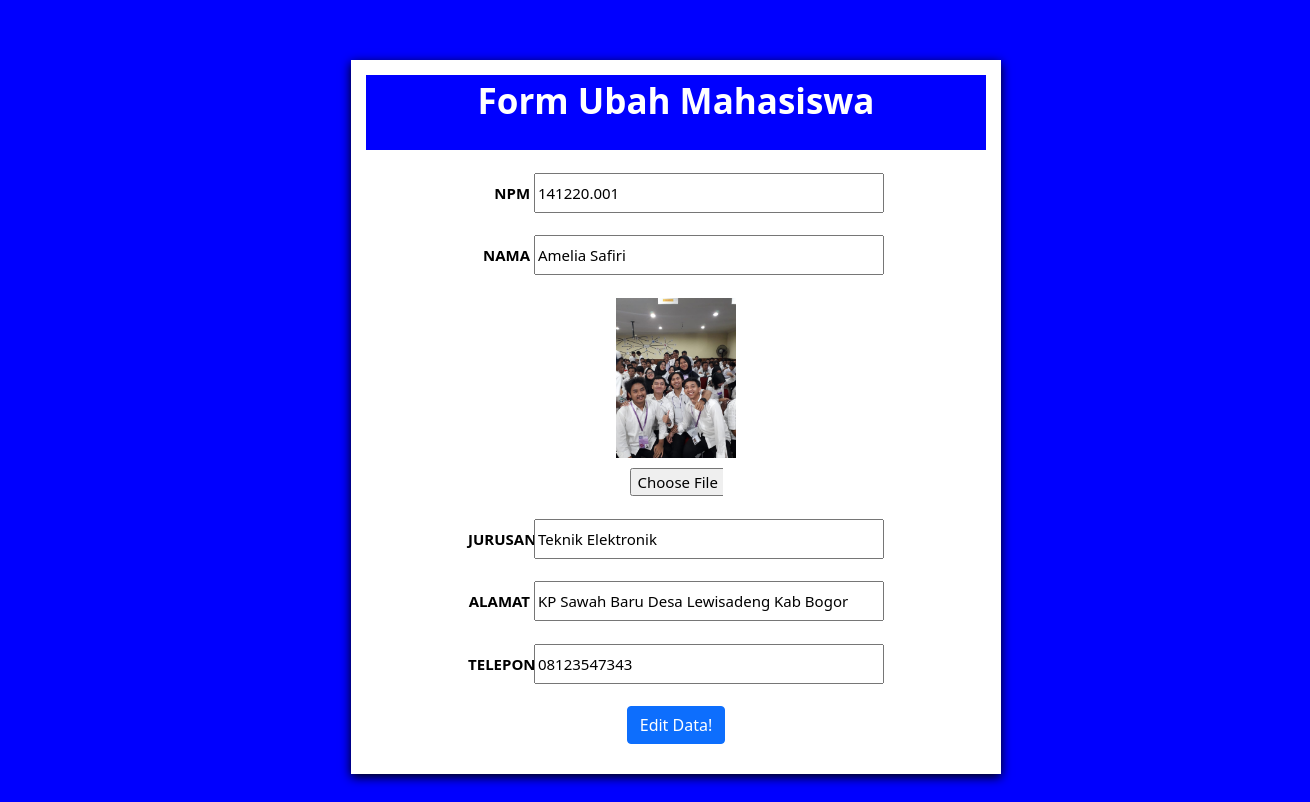
/ubah.php?id=141220.001 (signed in), run on the app's committed database.
### tables this page shows
CREATE TABLE `tabel_mahasiswa` (
  `npm` varchar(10) NOT NULL,
  `nama` text NOT NULL,
  `gambar` varchar(50) NOT NULL,
  `jurusan` text NOT NULL,
  `alamat` varchar(200) NOT NULL,
  `telepon` varchar(12) NOT NULL
);

### funcations.php (called while the page is built, shortened)
<?php
$namahost="Localhost";
$namauser="root";
$namadatabase="phpdasar";
$password="";
 $conn =mysqli_connect($namahost,$namauser,$password,$namadatabase);
function helmi($query){
	global $conn;
	$result =mysqli_query($conn,$query);
	$rows=[];
	while ($row = mysqli_fetch_assoc($result)){
		$rows[] = $row;
	}
 return $rows;
}
 ?>

### ubah.php (the view, shortened to what this page needs)
<?php
 require 'funcations.php';
$id = $_GET["id"];
$mhs= helmi("select * from tabel_mahasiswa where npm = $id")[0];
 ?>
<!DOCTYPE html>
<html>
<head>
	<link rel="stylesheet" type="text/css" href="css/bootstrap.min.css">
	<link rel="stylesheet" type="text/css" href="input.css">
	<link rel="stylesheet" type="text/css" href="updategroup.css">
	<link rel="stylesheet" type="text/css" href="gambar.css">
	<link rel="stylesheet" type="text/css" href="btntambah.css">
</head>
<body class="form-group">
<div class="form-input">
	<div class="judul-form">
		Form Ubah Mahasiswa
	</div>
	<br>
	<form action="" method="post" enctype="multipart/form-data">
	<div class="npm-update">
		<label class="lbl-gmr" for="nrp"> NPM</label>
		<input type="text" class="inpt-npm"  name="npm" id="nrp" required value="<?php echo $mhs ["npm"]; ?>">
	</div>
		<br>
	<div>
		<label class="lbl-gmr" for="nama">NAMA</label>
		<input type="text" name="nama" class="inpt-nama" id="nama" required  value="<?php echo $mhs["nama"]; ?>">
	</div>
		<br>
	<div class="gmbr-update">
	    <img src="BBB/<?php echo $mhs["gambar"]; ?>" width="120"><br>
        <input  class="file-input" type="file" name="gambar" id="gambar" >
	</div>
		<br>
	<div>
		<label class="lbl-gmr" for="jurusan">JURUSAN</label>
		<input type="text" class="inpt-jurusan" name="jurusan" id="jurusan" required  value="<?php echo $mhs["jurusan"]; ?>">
	</div>
		<br>
	<div>
		<label class="lbl-gmr" for="alamat">ALAMAT</label>
		<input type="text" class="inpt-alamat" name="alamat" id="alamat" required value="<?php echo $mhs["alamat"]; ?>">
	</div>
		<br>
	<div>
		<label  class="lbl-gmr" for="telepon">TELEPON</label>
		<input type="text" class="inpt-telepon" name="telepon" id="telepon" required value="<?php echo $mhs["telepon"]; ?>">
	</div>
	<br>
		<div class="btn-mhs">
			<button type="submit" class="btn btn-primary" name="submit" onclick="return  confirm('apakah kamu yakin ingin Mengubah Data??')" >Edit Data!</button>
		</div>
	</div>
</body>
</html>

### input.css (style rules this page uses)
.inpt-npm { width: 350px; height: 40px; }
.inpt-nama { width: 350px; height: 40px; }
.inpt-jurusan { width: 350px; height:40px; }
.inpt-alamat { width: 350px; height: 40px; }
.inpt-telepon { width: 350px; height: 40px; }

### updategroup.css (style rules this page uses)
.form-input { width:50%; background-color:white; padding: 15px;; color:white; font-size: 15px; text-align:center; margin-top: 60px; margin-left: 27%; font-weight:600; box-shadow: 0 3px 10px rgba(0,0,0.8) }
.lbl-gmr { display: inline-block; text-align:right; width: 10%; color: black; }
.judul-form { color:white; background-color: blue; height: 75px; font-size: 35px; }
.form-group { background-color:blue; width: 1300px; height: 750px; border-top: 10px; }

### gambar.css (style rules this page uses)
.gmbr-update { text-align:center; size: 50px; }
.file-input { width: 15%; margin-top: 10px; }

### btntambah.css (style rules this page uses)
.btn-mhs { text-align: center; }

### data on the page
tabel_mahasiswa: npm "141220.001", nama "Amelia Safiri", gambar (picture), jurusan "Teknik Elektronik", alamat "KP Sawah Baru Desa Lewisadeng Kab Bogor", telepon "08123547343"
